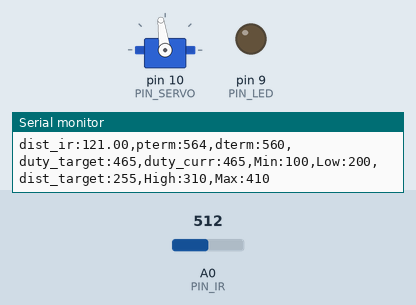
The sketch below on a simulated Arduino Uno, built with avr-gcc and run on an emulated ATmega328P. Shown: servo, output pins drawn as LEDs (lit = HIGH), the last lines printed to the serial monitor. The test bench sets the inputs (shaded band); at power-on: A0 (PIN_IR) = 512.

Above: at 1.2 s.
1.3 s: A0 (PIN_IR) set to 716
At 1.45 s:
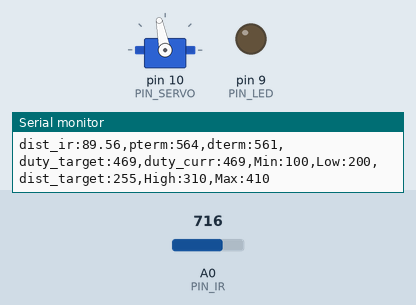
2.9 s: A0 (PIN_IR) set to 122
At 4.2 s:
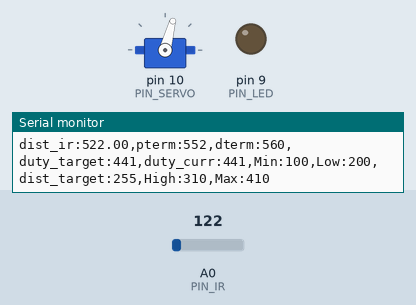
4.7 s: A0 (PIN_IR) set to 0
At 4.85 s:
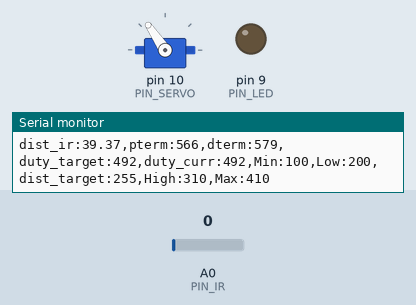
Timing chart, 0 to 7.7 s (numbered marks = the images above; inputs shaded):
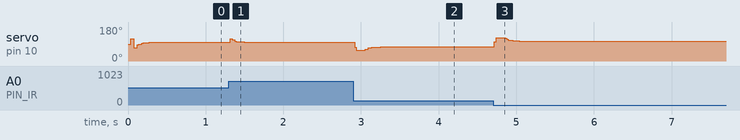

Measured:
- after the input at 1.3 s, servo on pin 10 (PIN_SERVO): 98° → 100° at once
- after the input at 2.9 s, servo on pin 10 (PIN_SERVO): 100° → 56° at once, → 74° 0.14 s later, → 75° 0.20 s later
- after the input at 4.7 s, servo on pin 10 (PIN_SERVO): ramps from 124° to 102° and jumps back, once every 0.02 s

The sketch:

26P14.ino
```cpp
#include <Servo.h>

/////////////////////////////
// Configurable parameters //
/////////////////////////////

// Arduino pin assignment
#define PIN_LED 9
#define PIN_SERVO 10
#define PIN_IR A0

// Framework setting
#define _DIST_TARGET 255
#define _DIST_MIN 100
#define _DIST_MAX 410

// Distance sensor
#define _DIST_ALPHA 0.35

// Servo range
#define _DUTY_MIN 1125
#define _DUTY_NEU 1475
#define _DUTY_MAX 1825

// Servo speed control
#define _SERVO_ANGLE 30
#define _SERVO_SPEED 600

// Event periods
#define _INTERVAL_DIST 20
#define _INTERVAL_SERVO 20
#define _INTERVAL_SERIAL 100

#define DELAY 1500

// PID parameters
#define _KP 0.6
#define _KD 18.0

#define a 70
#define b 417

//////////////////////
// global variables //
//////////////////////

// Servo instance
Servo myservo;

// Distance sensor
float dist_target; // location to send the ball
float dist_raw;
float dist_ema=0; //측정된 값과 ema 필터를 적용한 값
float samples_num = 3;

// Event periods
unsigned long last_sampling_time_dist, last_sampling_time_servo, last_sampling_time_serial;
bool event_dist, event_servo, event_serial;

// Servo speed control
int duty_chg_per_interval;
int duty_target, duty_curr;

// PID variables
float error_curr, error_prev, control, pterm, dterm, iterm;

void setup() {
// initialize GPIO pins for LED and attach servo
myservo.attach(PIN_SERVO);

pinMode(PIN_LED,OUTPUT);

// initialize global variables
duty_curr = _DUTY_NEU;

// move servo to neutral position
myservo.writeMicroseconds(_DUTY_NEU);

// initialize serial port
Serial.begin(57600);

// convert angle speed into duty change per interval.
  duty_chg_per_interval = (_DUTY_MAX - _DUTY_MIN) * (_SERVO_SPEED / _SERVO_ANGLE ) * (_INTERVAL_SERVO / 1000.0);
}


void loop() {
/////////////////////
// Event generator //
/////////////////////

unsigned long time_curr = millis();
if(time_curr >= last_sampling_time_dist + _INTERVAL_DIST){
    last_sampling_time_dist += _INTERVAL_DIST;
    event_dist = true;
}

if(time_curr >= last_sampling_time_servo + _INTERVAL_SERVO ){
    last_sampling_time_servo += _INTERVAL_SERVO;
    event_servo = true;
}

if(time_curr >= last_sampling_time_serial + _INTERVAL_SERIAL ){
    last_sampling_time_serial += _INTERVAL_SERIAL;
    event_serial = true;
}

////////////////////
// Event handlers //
////////////////////

  // get a distance reading from the distance sensor
  if(event_dist) {
     event_dist = false;
     dist_raw = ir_distance_filtered();

  // PID control logic
    error_curr = _DIST_TARGET - dist_raw;
    pterm = _KP * error_curr;
    iterm = 0;
    dterm = _KD * (error_curr - error_prev);
    control = pterm + dterm + iterm;

  // duty_target = f(duty_neutral, control)
    duty_target = _DUTY_NEU + control;

  // keep duty_target value within the range of [_DUTY_MIN, _DUTY_MAX]
    if(duty_target > _DUTY_MAX){
      duty_target = _DUTY_MAX;
    }
    else if(duty_target < _DUTY_MIN){
      duty_target = _DUTY_MIN;
    }

  // update error_prev
    error_prev = error_curr;
  }

  if(event_servo) {
    event_servo=false;
    // adjust duty_curr toward duty_target by duty_chg_per_interval
    if(duty_target>duty_curr) {
      duty_curr += duty_chg_per_interval;
      if(duty_curr > duty_target) duty_curr = duty_target;
    }
    else {
      duty_curr -= duty_chg_per_interval;
      if(duty_curr < duty_target) duty_curr = duty_target;
    }
    // update servo position
     myservo.writeMicroseconds(duty_curr);
  }

  if(event_serial) {
    event_serial = false;
    Serial.print("dist_ir:");
    Serial.print(dist_raw);
    Serial.print(",pterm:");
    Serial.print(map(pterm,-1000,1000,510,610));
    Serial.print(",dterm:");
    Serial.print(map(dterm,-1000,1000,510,610));
    Serial.print(",duty_target:");
    Serial.print(map(duty_target,1000,2000,410,510));
    Serial.print(",duty_curr:");
    Serial.print(map(duty_curr,1000,2000,410,510));
    Serial.println(",Min:100,Low:200,dist_target:255,High:310,Max:410");
  }
}

float ir_distance(void){ // return value unit: mm
  float val;
  float volt = float(analogRead(PIN_IR));
  val = ((6762.0/(volt-9.0))-4.0) * 10.0;
  return 300.0 / (b - a) * (val - a) + 100;
}

float noise_filtered(void){
  int currReading;
  int largestReading = 0;
  for (int i = 0; i < samples_num; i++) {
    currReading = ir_distance();
    if (currReading > largestReading) { largestReading = currReading; }
    delayMicroseconds(DELAY);
  }
  return largestReading;
}

float ir_distance_filtered(void){
  int currReading;
  int lowestReading = 1024;
  dist_raw = ir_distance();
  for (int i = 0; i < samples_num; i++) {
    currReading = noise_filtered();
    if (currReading < lowestReading) { lowestReading = currReading; }
  }
  dist_ema = _DIST_ALPHA *lowestReading + (1-_DIST_ALPHA )*dist_ema;
  return dist_ema;
}
```
